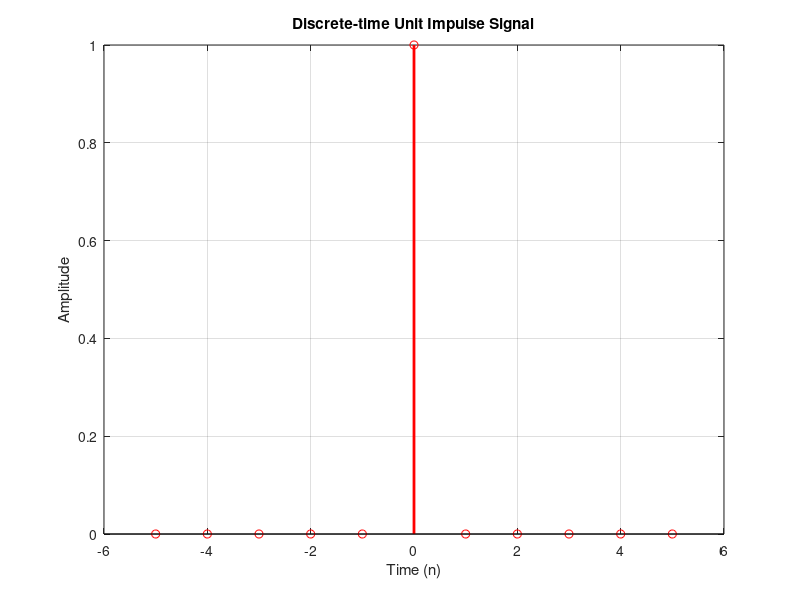

This chart was generated by the following MATLAB code:
% Discrete-time unit impulse signal

% Clear the workspace and close all figures
clear;
close all;

% Define the time vector for the discrete-time signal
n = -5:5;

% Generate the discrete-time unit impulse signal
x_discrete = zeros(size(n));
x_discrete(n == 0) = 1;

% Plot the discrete-time unit impulse signal
stem(n, x_discrete, 'r', 'LineWidth', 2);
xlabel('Time (n)');
ylabel('Amplitude');
title('Discrete-time Unit Impulse Signal');
grid on;